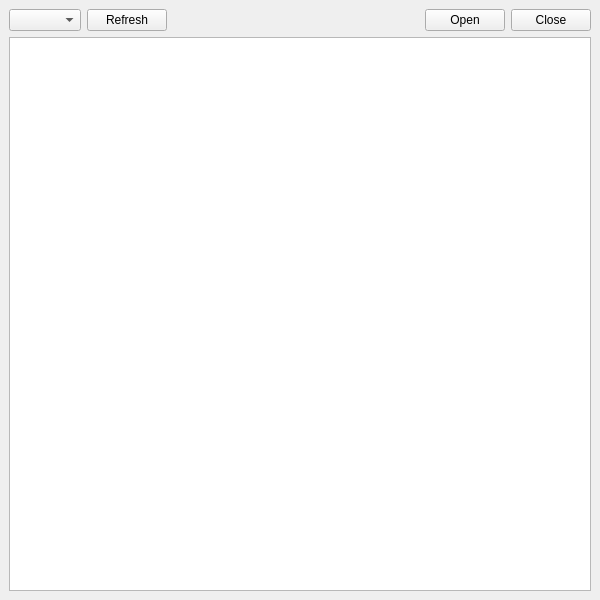
<?xml version="1.0" encoding="UTF-8"?>
<ui version="4.0">
 <class>MainWindow</class>
 <widget class="QMainWindow" name="MainWindow">
  <property name="geometry">
   <rect>
    <x>0</x>
    <y>0</y>
    <width>600</width>
    <height>600</height>
   </rect>
  </property>
  <property name="windowTitle">
   <string>SerialSaver</string>
  </property>
  <widget class="QWidget" name="centralwidget">
   <layout class="QVBoxLayout" name="verticalLayout">
    <item>
     <layout class="QHBoxLayout" name="horizontalLayout">
      <item>
       <widget class="QComboBox" name="portsCombo"/>
      </item>
      <item>
       <widget class="QPushButton" name="refresh_button">
        <property name="text">
         <string>Refresh</string>
        </property>
       </widget>
      </item>
      <item>
       <spacer name="horizontalSpacer">
        <property name="orientation">
         <enum>Qt::Horizontal</enum>
        </property>
        <property name="sizeHint" stdset="0">
         <size>
          <width>40</width>
          <height>20</height>
         </size>
        </property>
       </spacer>
      </item>
      <item>
       <widget class="QPushButton" name="open_button">
        <property name="text">
         <string>Open</string>
        </property>
       </widget>
      </item>
      <item>
       <widget class="QPushButton" name="CloseButton">
        <property name="text">
         <string>Close</string>
        </property>
       </widget>
      </item>
     </layout>
    </item>
    <item>
     <widget class="QTextEdit" name="textEdit">
      <property name="readOnly">
       <bool>true</bool>
      </property>
     </widget>
    </item>
   </layout>
  </widget>
 </widget>
 <resources/>
 <connections/>
</ui>
